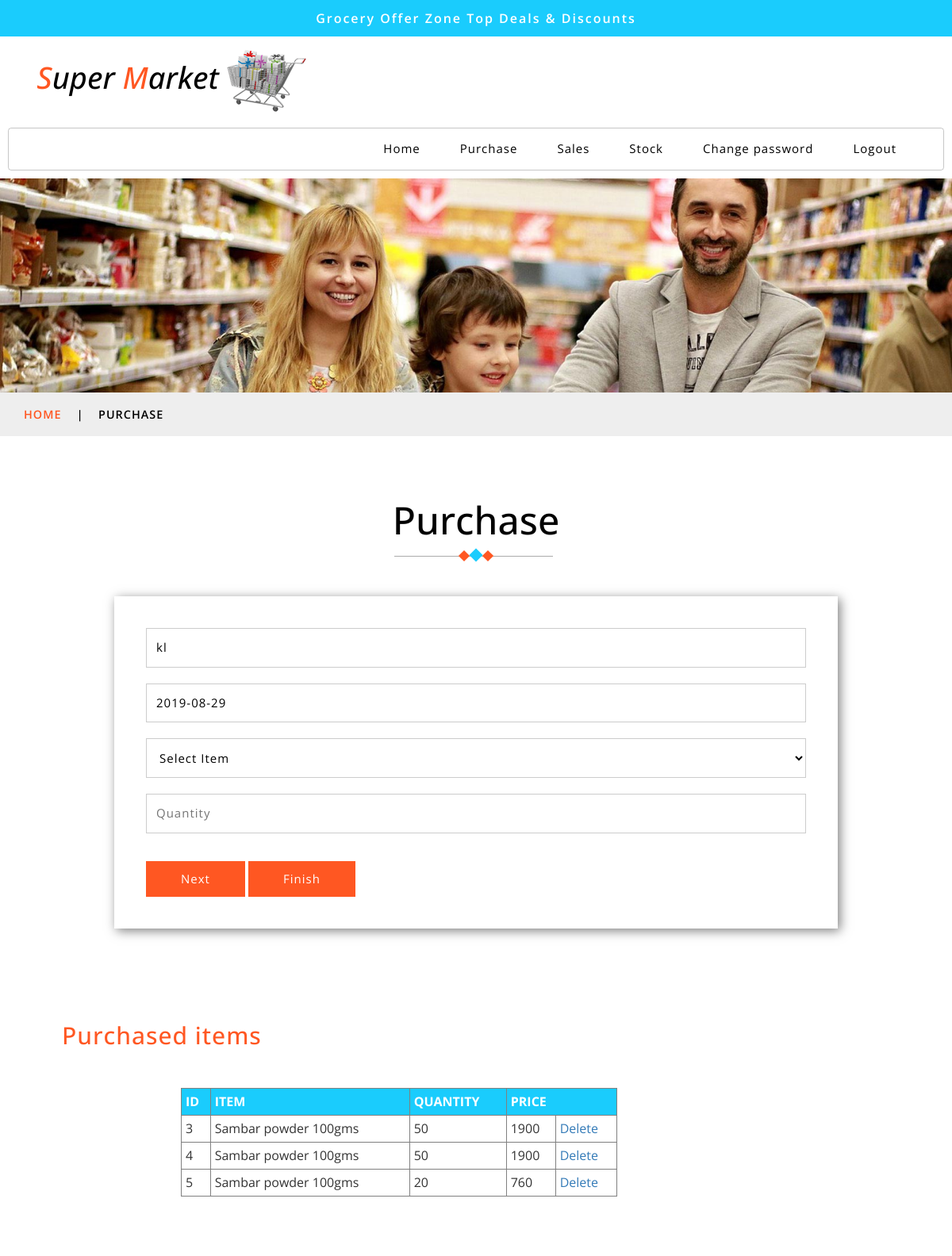
Page /employeepurchaseitems.php on the committed database.
### tables this page shows
CREATE TABLE IF NOT EXISTS `tblpurchasemaster` (
  `pid` int(11) NOT NULL AUTO_INCREMENT,
  `dealer` varchar(50) NOT NULL,
  `pdate` date NOT NULL,
  `total` bigint(20) NOT NULL,
  PRIMARY KEY (`pid`)
);

CREATE TABLE IF NOT EXISTS `tblpurchasechild` (
  `pcid` int(11) NOT NULL AUTO_INCREMENT,
  `pid` int(11) NOT NULL,
  `itemid` int(11) NOT NULL,
  `qty` int(11) NOT NULL,
  `price` bigint(20) NOT NULL,
  PRIMARY KEY (`pcid`)
);

CREATE TABLE IF NOT EXISTS `tblitem` (
  `itemid` int(11) NOT NULL AUTO_INCREMENT,
  `catid` int(11) NOT NULL,
  `brandid` int(11) NOT NULL,
  `itemname` varchar(50) NOT NULL,
  `rate` bigint(20) NOT NULL,
  `itemimg` varchar(100) NOT NULL,
  `status` varchar(50) NOT NULL,
  PRIMARY KEY (`itemid`)
);

### employeepurchaseitems.php (the view, shortened to what this page needs)
<?php
include 'connection.php';
include 'employeebase.php';
    $q="select max(pid) from tblpurchasemaster";
    $s=mysqli_query($con,$q);
    $r=  mysqli_fetch_array($s);
    $pid=$r[0];
    $q="select * from tblpurchasemaster where pid='$pid'";
    $s=mysqli_query($con,$q);
    $r=  mysqli_fetch_array($s);
?>
<div class="services-breadcrumb">
		<div class="agile_inner_breadcrumb">
			<div class="container">
				<ul class="w3_short">
					<li>
                                            <a href="adminhome.php">Home</a>
						<i>|</i>
					</li>
					<li>Purchase</li>
				</ul>
			</div>
		</div>
	</div>
	<div class="contact-w3l">
		<div class="container">
			<h3 class="tittle-w3l">Purchase
				<span class="heading-style">
					<i></i>
					<i></i>
					<i></i>
				</span>
			</h3>
			<div class="contact agileits">
				<div class="contact-agileinfo">
					<div class="contact-form wthree">
						<form action="#" method="post" >
<div class="">
    <input  type="text" readonly="" value="<?php echo $r['dealer']; ?>"  >
							</div>
                                                    <div class="">
                                                        <input  type="text"  readonly="" value="<?php echo $r['pdate']; ?>"  >
							</div>
<div class="">
								<select name='item'>
                                                            <option>Select Item</option>
                                                        </select>
							</div>
                                                        <div class="">
								<input  type="number" name="qty" placeholder="Quantity"  >
							</div>
                                                    <input type="submit" id='btnNext' name="btnNext" value="Next">
                                                    <input type="submit" id='btnFinish' name="btnFinish" value="Finish">
                                                </form>
                                            </div>
                                    <div class="contact-right wthree">
						<div class="col-xs-7 contact-text w3-agileits">
							<h4>Purchased items</h4>
                                                        <table id="data" border="1" style="width:550px; margin-left:150px; margin-top: 50px;">
                                                            <th>ID</th>
                                                            <th>ITEM</th>
                                                            <th>QUANTITY</th>
                                                            <th colspan="2">PRICE</th>
                                                        <?php
                                                        $q="select tblpurchasechild.*,tblitem.itemname from tblpurchasechild,tblitem where tblpurchasechild.pid='$pid' and tblpurchasechild.itemid=tblitem.itemid";
                                                        $s=  mysqli_query($con,$q);
                                                        while($r=  mysqli_fetch_array($s))
                                                        {
                                                            echo '<tr><td>'.$r['pcid'].'</td>'
                                                                    . '<td>'.$r['itemname'].'</td>'
                                                                    . '<td>'.$r['qty'].'</td>'
                                                                    . '<td>'.$r['price'].'</td>'
                                                                    . '<td><a href="employeeremoveitempurchase.php?pcid='.$r['pcid'].'">Delete</a></td>';
                                                        }
                                                        ?>
                                                            </table>
						</div>
					</div>
				</div>
			</div>
		</div>
	</div>
<?php
include 'footer.php';
?>

### employeebase.php (shortened to what this page needs)
<!DOCTYPE html>
<html lang="zxx">
<head>
	<link href="css/bootstrap.css" rel="stylesheet" type="text/css" media="all" />
	<link href="css/style.css" rel="stylesheet" type="text/css" media="all" />
	<link href="css/font-awesome.css" rel="stylesheet">
	<link href="css/popuo-box.css" rel="stylesheet" type="text/css" media="all" />
	<link rel="stylesheet" type="text/css" href="css/jquery-ui1.css">
</head>
<body>
	<div class="header-most-top">
		<p>Grocery Offer Zone Top Deals & Discounts</p>
	</div>
	<div class="header-bot">
		<div class="header-bot_inner_wthreeinfo_header_mid">
			<div class="col-md-4 logo_agile">
				<h1>
					<a href="index.html">
						<span>S</span>uper
						<span>M</span>arket
						<img src="images/logo2.png" alt=" ">
					</a>
				</h1>
			</div>
			<div class="clearfix"></div>
		</div>
	</div>
        <div class="ban-top" >
		<div class="container">
			<div class="top_nav_left">
				<nav class="navbar navbar-default">
					<div class="container-fluid">
						<div class="collapse navbar-collapse menu--shylock" id="bs-example-navbar-collapse-1">
                                                    <ul class="nav navbar-nav menu__list" >
								<li>
                                                                    <a class="nav-stylehead" href="employeehome.php">Home
									</a>
								</li>
								<li class="">
                                                                    <a class="nav-stylehead" href="employeepurchase.php">Purchase</a>
								</li>
                                                                <li class="">
                                                                    <a class="nav-stylehead" href="employeesales.php">Sales</a>
								</li>
                                                                <li class="">
                                                                    <a class="nav-stylehead" href="employeestock.php">Stock</a>
								</li>
                                                                <li class="">
                                                                    <a class="nav-stylehead" href="employeechangepwd.php">Change password</a>
								</li>
                                                                <li class="">
                                                                    <a class="nav-stylehead" href="index.php">Logout</a>
								</li>
							</ul>
						</div>
					</div>
				</nav>
			</div>
		</div>
	</div>
	<div class="page-head_agile_info_w3l">
	</div>

### footer.php (shortened to what this page needs)
</body>
</html>

### employeepurchaseitems.php (style rules this page uses)
#data th { background-color: #1accfd; padding: 5px 5px 5px 5px; color: white; }
#data td { padding: 5px 5px 5px 5px; }

### rows in the picture
tblpurchasemaster: dealer "kl", pdate "2019-08-29"
tblpurchasechild: pcid "3", itemid.itemname "Sambar powder 100gms", qty "50", price "1900"
tblpurchasechild: pcid "4", itemid.itemname "Sambar powder 100gms", qty "50", price "1900"
tblpurchasechild: pcid "5", itemid.itemname "Sambar powder 100gms", qty "20", price "760"
